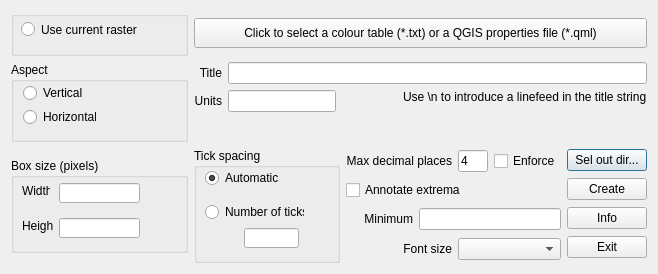
<?xml version="1.0" encoding="UTF-8"?>
<ui version="4.0">
 <class>Dialog</class>
 <widget class="QDialog" name="Dialog">
  <property name="geometry">
   <rect>
    <x>0</x>
    <y>0</y>
    <width>631</width>
    <height>270</height>
   </rect>
  </property>
  <property name="windowTitle">
   <string>Colour Scale Bar for one-band rasters</string>
  </property>
  <property name="windowIcon">
   <iconset resource="resources.qrc">
    <normaloff>:/plugins/bccscbar/res/img/bccscbar.png</normaloff>:/plugins/bccscbar/res/img/bccscbar.png</iconset>
  </property>
  <layout class="QGridLayout" name="gridLayout_3">
   <item row="2" column="0">
    <widget class="QGroupBox" name="groupBox_3">
     <property name="sizePolicy">
      <sizepolicy hsizetype="MinimumExpanding" vsizetype="Fixed">
       <horstretch>0</horstretch>
       <verstretch>0</verstretch>
      </sizepolicy>
     </property>
     <property name="minimumSize">
      <size>
       <width>0</width>
       <height>95</height>
      </size>
     </property>
     <property name="title">
      <string>Box size (pixels)</string>
     </property>
     <widget class="QLabel" name="label_3">
      <property name="geometry">
       <rect>
        <x>11</x>
        <y>25</y>
        <width>28</width>
        <height>16</height>
       </rect>
      </property>
      <property name="text">
       <string>Width</string>
      </property>
     </widget>
     <widget class="QLineEdit" name="txtW">
      <property name="geometry">
       <rect>
        <x>48</x>
        <y>25</y>
        <width>81</width>
        <height>20</height>
       </rect>
      </property>
     </widget>
     <widget class="QLabel" name="label_4">
      <property name="geometry">
       <rect>
        <x>11</x>
        <y>60</y>
        <width>31</width>
        <height>16</height>
       </rect>
      </property>
      <property name="text">
       <string>Height</string>
      </property>
     </widget>
     <widget class="QLineEdit" name="txtH">
      <property name="geometry">
       <rect>
        <x>48</x>
        <y>60</y>
        <width>81</width>
        <height>20</height>
       </rect>
      </property>
     </widget>
    </widget>
   </item>
   <item row="1" column="0">
    <widget class="QGroupBox" name="groupBox">
     <property name="sizePolicy">
      <sizepolicy hsizetype="Preferred" vsizetype="Fixed">
       <horstretch>0</horstretch>
       <verstretch>0</verstretch>
      </sizepolicy>
     </property>
     <property name="minimumSize">
      <size>
       <width>0</width>
       <height>80</height>
      </size>
     </property>
     <property name="title">
      <string>Aspect</string>
     </property>
     <widget class="QRadioButton" name="radAspect1">
      <property name="geometry">
       <rect>
        <x>12</x>
        <y>22</y>
        <width>59</width>
        <height>18</height>
       </rect>
      </property>
      <property name="toolTip">
       <string>Create a vertical colour scale bar</string>
      </property>
      <property name="text">
       <string>Vertical</string>
      </property>
     </widget>
     <widget class="QRadioButton" name="radAspect2">
      <property name="geometry">
       <rect>
        <x>12</x>
        <y>46</y>
        <width>73</width>
        <height>18</height>
       </rect>
      </property>
      <property name="toolTip">
       <string>Create a horizontal colour scale bar</string>
      </property>
      <property name="text">
       <string>Horizontal</string>
      </property>
     </widget>
    </widget>
   </item>
   <item row="2" column="1">
    <widget class="QGroupBox" name="groupBox_2">
     <property name="sizePolicy">
      <sizepolicy hsizetype="MinimumExpanding" vsizetype="Fixed">
       <horstretch>0</horstretch>
       <verstretch>0</verstretch>
      </sizepolicy>
     </property>
     <property name="minimumSize">
      <size>
       <width>146</width>
       <height>115</height>
      </size>
     </property>
     <property name="title">
      <string>Tick spacing</string>
     </property>
     <widget class="QRadioButton" name="radTick1">
      <property name="geometry">
       <rect>
        <x>11</x>
        <y>21</y>
        <width>73</width>
        <height>18</height>
       </rect>
      </property>
      <property name="text">
       <string>Automatic</string>
      </property>
      <property name="checked">
       <bool>true</bool>
      </property>
     </widget>
     <widget class="QRadioButton" name="RadTick2">
      <property name="geometry">
       <rect>
        <x>11</x>
        <y>55</y>
        <width>99</width>
        <height>18</height>
       </rect>
      </property>
      <property name="text">
       <string>Number of ticks</string>
      </property>
     </widget>
     <widget class="QLineEdit" name="txtNbTicks">
      <property name="geometry">
       <rect>
        <x>50</x>
        <y>80</y>
        <width>55</width>
        <height>20</height>
       </rect>
      </property>
      <property name="sizePolicy">
       <sizepolicy hsizetype="Fixed" vsizetype="Fixed">
        <horstretch>0</horstretch>
        <verstretch>0</verstretch>
       </sizepolicy>
      </property>
      <property name="minimumSize">
       <size>
        <width>55</width>
        <height>0</height>
       </size>
      </property>
      <property name="maximumSize">
       <size>
        <width>55</width>
        <height>16777215</height>
       </size>
      </property>
     </widget>
    </widget>
   </item>
   <item row="2" column="3">
    <layout class="QVBoxLayout" name="verticalLayout">
     <item>
      <widget class="QPushButton" name="btnOut">
       <property name="text">
        <string>Sel out dir...</string>
       </property>
      </widget>
     </item>
     <item>
      <widget class="QPushButton" name="btnCreate">
       <property name="text">
        <string>Create</string>
       </property>
      </widget>
     </item>
     <item>
      <widget class="QPushButton" name="btnInfo">
       <property name="text">
        <string>Info</string>
       </property>
      </widget>
     </item>
     <item>
      <widget class="QPushButton" name="btnExit">
       <property name="text">
        <string>Exit</string>
       </property>
      </widget>
     </item>
    </layout>
   </item>
   <item row="1" column="1" colspan="3">
    <layout class="QGridLayout" name="gridLayout">
     <item row="0" column="0">
      <widget class="QLabel" name="label">
       <property name="text">
        <string>Title</string>
       </property>
       <property name="alignment">
        <set>Qt::AlignRight|Qt::AlignTrailing|Qt::AlignVCenter</set>
       </property>
      </widget>
     </item>
     <item row="0" column="1" colspan="3">
      <widget class="QLineEdit" name="txtTitle"/>
     </item>
     <item row="1" column="0">
      <widget class="QLabel" name="label_2">
       <property name="text">
        <string>Units</string>
       </property>
       <property name="alignment">
        <set>Qt::AlignRight|Qt::AlignTrailing|Qt::AlignVCenter</set>
       </property>
      </widget>
     </item>
     <item row="1" column="1">
      <widget class="QLineEdit" name="txtUnits"/>
     </item>
     <item row="1" column="2">
      <spacer name="horizontalSpacer">
       <property name="orientation">
        <enum>Qt::Horizontal</enum>
       </property>
       <property name="sizeHint" stdset="0">
        <size>
         <width>37</width>
         <height>13</height>
        </size>
       </property>
      </spacer>
     </item>
     <item row="1" column="3">
      <widget class="QLabel" name="label_7">
       <property name="text">
        <string>Use \n to introduce a linefeed in the title string</string>
       </property>
       <property name="alignment">
        <set>Qt::AlignLeading|Qt::AlignLeft|Qt::AlignTop</set>
       </property>
      </widget>
     </item>
     <item row="2" column="1">
      <spacer name="verticalSpacer">
       <property name="orientation">
        <enum>Qt::Vertical</enum>
       </property>
       <property name="sizeHint" stdset="0">
        <size>
         <width>20</width>
         <height>18</height>
        </size>
       </property>
      </spacer>
     </item>
    </layout>
   </item>
   <item row="2" column="2">
    <layout class="QGridLayout" name="gridLayout_2">
     <item row="0" column="0" colspan="3">
      <widget class="QLabel" name="label_5">
       <property name="text">
        <string>Max decimal places</string>
       </property>
       <property name="alignment">
        <set>Qt::AlignRight|Qt::AlignTrailing|Qt::AlignVCenter</set>
       </property>
      </widget>
     </item>
     <item row="0" column="3">
      <widget class="QLineEdit" name="txtDecimal">
       <property name="sizePolicy">
        <sizepolicy hsizetype="Fixed" vsizetype="Fixed">
         <horstretch>0</horstretch>
         <verstretch>0</verstretch>
        </sizepolicy>
       </property>
       <property name="minimumSize">
        <size>
         <width>30</width>
         <height>0</height>
        </size>
       </property>
       <property name="maximumSize">
        <size>
         <width>30</width>
         <height>16777215</height>
        </size>
       </property>
       <property name="text">
        <string>4</string>
       </property>
      </widget>
     </item>
     <item row="0" column="4">
      <widget class="QCheckBox" name="ckEnforce">
       <property name="text">
        <string>Enforce</string>
       </property>
      </widget>
     </item>
     <item row="1" column="0" colspan="5">
      <widget class="QCheckBox" name="ckExtrema">
       <property name="text">
        <string>Annotate extrema</string>
       </property>
      </widget>
     </item>
     <item row="2" column="0" colspan="2">
      <widget class="QLabel" name="label_6">
       <property name="text">
        <string>Minimum</string>
       </property>
       <property name="alignment">
        <set>Qt::AlignRight|Qt::AlignTrailing|Qt::AlignVCenter</set>
       </property>
      </widget>
     </item>
     <item row="2" column="2" colspan="3">
      <widget class="QLineEdit" name="txtMinimum"/>
     </item>
     <item row="3" column="0" colspan="3">
      <widget class="QLabel" name="label_8">
       <property name="text">
        <string>Font size</string>
       </property>
       <property name="alignment">
        <set>Qt::AlignRight|Qt::AlignTrailing|Qt::AlignVCenter</set>
       </property>
      </widget>
     </item>
     <item row="3" column="3" colspan="2">
      <widget class="QComboBox" name="cbFSize"/>
     </item>
    </layout>
   </item>
   <item row="0" column="1" colspan="3">
    <widget class="QPushButton" name="btnEntry">
     <property name="minimumSize">
      <size>
       <width>0</width>
       <height>30</height>
      </size>
     </property>
     <property name="maximumSize">
      <size>
       <width>16777215</width>
       <height>30</height>
      </size>
     </property>
     <property name="text">
      <string>Click to select a colour table (*.txt) or a QGIS properties file (*.qml)</string>
     </property>
    </widget>
   </item>
   <item row="0" column="0">
    <widget class="QGroupBox" name="groupBox_4">
     <property name="sizePolicy">
      <sizepolicy hsizetype="Minimum" vsizetype="Fixed">
       <horstretch>0</horstretch>
       <verstretch>0</verstretch>
      </sizepolicy>
     </property>
     <property name="minimumSize">
      <size>
       <width>177</width>
       <height>45</height>
      </size>
     </property>
     <property name="title">
      <string/>
     </property>
     <widget class="QRadioButton" name="radUseCurrent">
      <property name="geometry">
       <rect>
        <x>10</x>
        <y>10</y>
        <width>131</width>
        <height>17</height>
       </rect>
      </property>
      <property name="text">
       <string>Use current raster</string>
      </property>
     </widget>
    </widget>
   </item>
  </layout>
 </widget>
 <tabstops>
  <tabstop>btnEntry</tabstop>
  <tabstop>radAspect1</tabstop>
  <tabstop>radAspect2</tabstop>
  <tabstop>txtW</tabstop>
  <tabstop>txtH</tabstop>
  <tabstop>txtTitle</tabstop>
  <tabstop>txtUnits</tabstop>
  <tabstop>radTick1</tabstop>
  <tabstop>RadTick2</tabstop>
  <tabstop>txtNbTicks</tabstop>
  <tabstop>ckExtrema</tabstop>
  <tabstop>txtMinimum</tabstop>
  <tabstop>txtDecimal</tabstop>
  <tabstop>ckEnforce</tabstop>
  <tabstop>btnCreate</tabstop>
  <tabstop>btnInfo</tabstop>
  <tabstop>btnExit</tabstop>
 </tabstops>
 <resources>
  <include location="resources.qrc"/>
 </resources>
 <connections/>
</ui>
